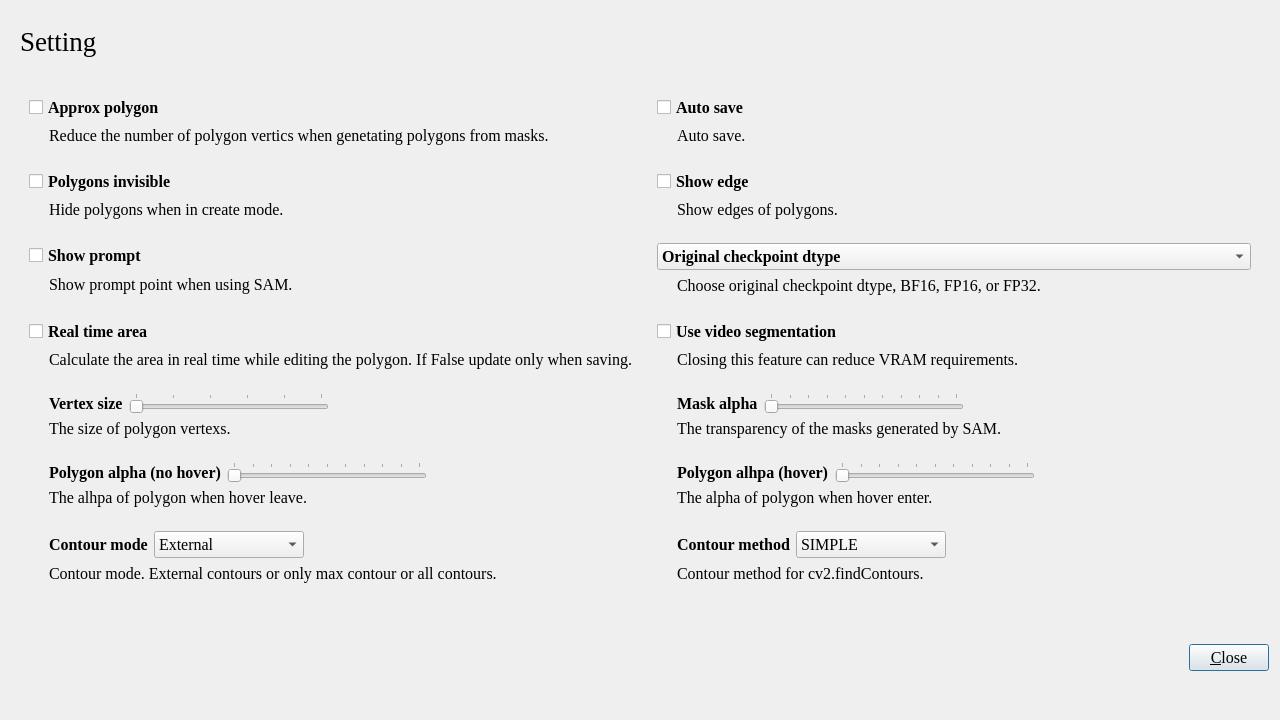
<?xml version="1.0" encoding="UTF-8"?>
<ui version="4.0">
 <class>Dialog</class>
 <widget class="QDialog" name="Dialog">
  <property name="geometry">
   <rect>
    <x>0</x>
    <y>0</y>
    <width>1280</width>
    <height>720</height>
   </rect>
  </property>
  <property name="minimumSize">
   <size>
    <width>960</width>
    <height>600</height>
   </size>
  </property>
  <property name="font">
   <font>
    <family>Times New Roman</family>
    <pointsize>12</pointsize>
   </font>
  </property>
  <property name="windowTitle">
   <string>Setting</string>
  </property>
  <layout class="QVBoxLayout" name="verticalLayout_2">
   <item>
    <widget class="QWidget" name="widget_2" native="true">
     <property name="maximumSize">
      <size>
       <width>16777215</width>
       <height>60</height>
      </size>
     </property>
     <layout class="QHBoxLayout" name="horizontalLayout">
      <item>
       <widget class="QLabel" name="label_4">
        <property name="maximumSize">
         <size>
          <width>16777215</width>
          <height>16777215</height>
         </size>
        </property>
        <property name="font">
         <font>
          <family>Times New Roman</family>
          <pointsize>20</pointsize>
         </font>
        </property>
        <property name="text">
         <string>Setting</string>
        </property>
       </widget>
      </item>
     </layout>
    </widget>
   </item>
   <item>
    <widget class="QWidget" name="widget_21" native="true">
     <property name="minimumSize">
      <size>
       <width>300</width>
       <height>300</height>
      </size>
     </property>
     <property name="font">
      <font>
       <family>Times New Roman</family>
       <pointsize>12</pointsize>
       <kerning>true</kerning>
      </font>
     </property>
     <layout class="QGridLayout" name="gridLayout">
      <property name="leftMargin">
       <number>9</number>
      </property>
      <property name="topMargin">
       <number>9</number>
      </property>
      <property name="rightMargin">
       <number>9</number>
      </property>
      <property name="bottomMargin">
       <number>9</number>
      </property>
      <item row="1" column="0">
       <widget class="QWidget" name="widget_23" native="true">
        <layout class="QVBoxLayout" name="verticalLayout_5">
         <item>
          <widget class="QCheckBox" name="checkBox_polygon_invisible">
           <property name="font">
            <font>
             <family>Times New Roman</family>
             <pointsize>12</pointsize>
             <weight>75</weight>
             <italic>false</italic>
             <bold>true</bold>
             <kerning>true</kerning>
            </font>
           </property>
           <property name="focusPolicy">
            <enum>Qt::NoFocus</enum>
           </property>
           <property name="text">
            <string>Polygons invisible</string>
           </property>
           <property name="tristate">
            <bool>false</bool>
           </property>
          </widget>
         </item>
         <item>
          <widget class="QWidget" name="widget_7" native="true">
           <layout class="QHBoxLayout" name="horizontalLayout_6">
            <property name="leftMargin">
             <number>20</number>
            </property>
            <property name="topMargin">
             <number>0</number>
            </property>
            <property name="rightMargin">
             <number>0</number>
            </property>
            <property name="bottomMargin">
             <number>0</number>
            </property>
            <item>
             <widget class="QLabel" name="label_3">
              <property name="text">
               <string>Hide polygons when in create mode.</string>
              </property>
             </widget>
            </item>
           </layout>
          </widget>
         </item>
        </layout>
       </widget>
      </item>
      <item row="7" column="0">
       <widget class="QWidget" name="widget_26" native="true">
        <layout class="QVBoxLayout" name="verticalLayout_11">
         <item>
          <widget class="QWidget" name="widget_17" native="true">
           <layout class="QHBoxLayout" name="horizontalLayout_16">
            <property name="leftMargin">
             <number>20</number>
            </property>
            <property name="topMargin">
             <number>0</number>
            </property>
            <property name="rightMargin">
             <number>0</number>
            </property>
            <property name="bottomMargin">
             <number>0</number>
            </property>
            <item>
             <widget class="QLabel" name="label_11">
              <property name="font">
               <font>
                <family>Times New Roman</family>
                <pointsize>12</pointsize>
                <weight>75</weight>
                <italic>false</italic>
                <bold>true</bold>
                <kerning>true</kerning>
               </font>
              </property>
              <property name="text">
               <string>Contour mode</string>
              </property>
             </widget>
            </item>
            <item>
             <widget class="QComboBox" name="comboBox_contour_mode">
              <property name="minimumSize">
               <size>
                <width>150</width>
                <height>0</height>
               </size>
              </property>
              <property name="focusPolicy">
               <enum>Qt::NoFocus</enum>
              </property>
              <item>
               <property name="text">
                <string>External</string>
               </property>
              </item>
              <item>
               <property name="text">
                <string>Max only</string>
               </property>
              </item>
              <item>
               <property name="text">
                <string>All</string>
               </property>
              </item>
             </widget>
            </item>
            <item>
             <spacer name="horizontalSpacer_3">
              <property name="orientation">
               <enum>Qt::Horizontal</enum>
              </property>
              <property name="sizeHint" stdset="0">
               <size>
                <width>40</width>
                <height>20</height>
               </size>
              </property>
             </spacer>
            </item>
           </layout>
          </widget>
         </item>
         <item>
          <widget class="QWidget" name="widget_18" native="true">
           <layout class="QHBoxLayout" name="horizontalLayout_17">
            <property name="leftMargin">
             <number>20</number>
            </property>
            <property name="topMargin">
             <number>0</number>
            </property>
            <property name="rightMargin">
             <number>0</number>
            </property>
            <property name="bottomMargin">
             <number>0</number>
            </property>
            <item>
             <widget class="QLabel" name="label_12">
              <property name="text">
               <string>Contour mode. External contours or only max contour or all contours.</string>
              </property>
             </widget>
            </item>
           </layout>
          </widget>
         </item>
        </layout>
       </widget>
      </item>
      <item row="2" column="0">
       <widget class="QWidget" name="widget_24" native="true">
        <layout class="QVBoxLayout" name="verticalLayout_7">
         <item>
          <widget class="QCheckBox" name="checkBox_show_prompt">
           <property name="minimumSize">
            <size>
             <width>0</width>
             <height>0</height>
            </size>
           </property>
           <property name="font">
            <font>
             <family>Times New Roman</family>
             <pointsize>12</pointsize>
             <weight>75</weight>
             <italic>false</italic>
             <bold>true</bold>
             <kerning>true</kerning>
            </font>
           </property>
           <property name="focusPolicy">
            <enum>Qt::NoFocus</enum>
           </property>
           <property name="text">
            <string>Show prompt</string>
           </property>
          </widget>
         </item>
         <item>
          <widget class="QWidget" name="widget_5" native="true">
           <layout class="QHBoxLayout" name="horizontalLayout_4">
            <property name="leftMargin">
             <number>20</number>
            </property>
            <property name="topMargin">
             <number>0</number>
            </property>
            <property name="rightMargin">
             <number>0</number>
            </property>
            <property name="bottomMargin">
             <number>0</number>
            </property>
            <item>
             <widget class="QLabel" name="label_7">
              <property name="text">
               <string>Show prompt point when using SAM.</string>
              </property>
             </widget>
            </item>
           </layout>
          </widget>
         </item>
        </layout>
       </widget>
      </item>
      <item row="0" column="1">
       <widget class="QWidget" name="widget_27" native="true">
        <layout class="QVBoxLayout" name="verticalLayout_4">
         <item>
          <widget class="QCheckBox" name="checkBox_auto_save">
           <property name="font">
            <font>
             <family>Times New Roman</family>
             <pointsize>12</pointsize>
             <weight>75</weight>
             <italic>false</italic>
             <bold>true</bold>
             <kerning>true</kerning>
            </font>
           </property>
           <property name="focusPolicy">
            <enum>Qt::NoFocus</enum>
           </property>
           <property name="text">
            <string>Auto save</string>
           </property>
          </widget>
         </item>
         <item>
          <widget class="QWidget" name="widget_19" native="true">
           <layout class="QHBoxLayout" name="horizontalLayout_18">
            <property name="leftMargin">
             <number>20</number>
            </property>
            <property name="topMargin">
             <number>0</number>
            </property>
            <property name="rightMargin">
             <number>0</number>
            </property>
            <property name="bottomMargin">
             <number>0</number>
            </property>
            <item>
             <widget class="QLabel" name="label_13">
              <property name="text">
               <string>Auto save.</string>
              </property>
             </widget>
            </item>
           </layout>
          </widget>
         </item>
        </layout>
       </widget>
      </item>
      <item row="4" column="0">
       <widget class="QWidget" name="widget_30" native="true">
        <layout class="QVBoxLayout" name="verticalLayout_10">
         <item>
          <widget class="QWidget" name="widget_15" native="true">
           <layout class="QHBoxLayout" name="horizontalLayout_14">
            <property name="leftMargin">
             <number>20</number>
            </property>
            <property name="topMargin">
             <number>0</number>
            </property>
            <property name="rightMargin">
             <number>0</number>
            </property>
            <property name="bottomMargin">
             <number>0</number>
            </property>
            <item>
             <widget class="QLabel" name="label_9">
              <property name="font">
               <font>
                <family>Times New Roman</family>
                <pointsize>12</pointsize>
                <weight>75</weight>
                <italic>false</italic>
                <bold>true</bold>
                <kerning>true</kerning>
               </font>
              </property>
              <property name="text">
               <string>Vertex size</string>
              </property>
             </widget>
            </item>
            <item>
             <widget class="QSlider" name="horizontalSlider_vertex_size">
              <property name="minimumSize">
               <size>
                <width>200</width>
                <height>0</height>
               </size>
              </property>
              <property name="maximumSize">
               <size>
                <width>200</width>
                <height>16777215</height>
               </size>
              </property>
              <property name="focusPolicy">
               <enum>Qt::NoFocus</enum>
              </property>
              <property name="maximum">
               <number>5</number>
              </property>
              <property name="pageStep">
               <number>1</number>
              </property>
              <property name="tracking">
               <bool>true</bool>
              </property>
              <property name="orientation">
               <enum>Qt::Horizontal</enum>
              </property>
              <property name="tickPosition">
               <enum>QSlider::TicksAbove</enum>
              </property>
             </widget>
            </item>
            <item>
             <widget class="QLabel" name="label_vertex_size">
              <property name="text">
               <string/>
              </property>
             </widget>
            </item>
            <item>
             <spacer name="horizontalSpacer_2">
              <property name="orientation">
               <enum>Qt::Horizontal</enum>
              </property>
              <property name="sizeHint" stdset="0">
               <size>
                <width>40</width>
                <height>20</height>
               </size>
              </property>
             </spacer>
            </item>
           </layout>
          </widget>
         </item>
         <item>
          <widget class="QWidget" name="widget_16" native="true">
           <layout class="QHBoxLayout" name="horizontalLayout_15">
            <property name="leftMargin">
             <number>20</number>
            </property>
            <property name="topMargin">
             <number>0</number>
            </property>
            <property name="rightMargin">
             <number>0</number>
            </property>
            <property name="bottomMargin">
             <number>0</number>
            </property>
            <item>
             <widget class="QLabel" name="label_10">
              <property name="text">
               <string>The size of polygon vertexs.</string>
              </property>
              <property name="margin">
               <number>0</number>
              </property>
             </widget>
            </item>
           </layout>
          </widget>
         </item>
        </layout>
       </widget>
      </item>
      <item row="3" column="0">
       <widget class="QWidget" name="widget_31" native="true">
        <layout class="QVBoxLayout" name="verticalLayout">
         <item>
          <widget class="QCheckBox" name="checkBox_real_time_area">
           <property name="font">
            <font>
             <family>Times New Roman</family>
             <pointsize>12</pointsize>
             <weight>75</weight>
             <bold>true</bold>
             <kerning>true</kerning>
            </font>
           </property>
           <property name="focusPolicy">
            <enum>Qt::NoFocus</enum>
           </property>
           <property name="text">
            <string>Real time area</string>
           </property>
          </widget>
         </item>
         <item>
          <widget class="QWidget" name="widget_9" native="true">
           <layout class="QHBoxLayout" name="horizontalLayout_9">
            <property name="leftMargin">
             <number>20</number>
            </property>
            <property name="topMargin">
             <number>0</number>
            </property>
            <property name="rightMargin">
             <number>0</number>
            </property>
            <property name="bottomMargin">
             <number>0</number>
            </property>
            <item>
             <widget class="QLabel" name="label_14">
              <property name="text">
               <string>Calculate the area in real time while editing the polygon. If False update only when saving.</string>
              </property>
             </widget>
            </item>
           </layout>
          </widget>
         </item>
        </layout>
       </widget>
      </item>
      <item row="2" column="1">
       <widget class="QWidget" name="widget_29" native="true">
        <layout class="QVBoxLayout" name="verticalLayout_8">
         <item>
          <widget class="QComboBox" name="comboBox_sam_precision">
           <property name="minimumSize">
            <size>
             <width>0</width>
             <height>0</height>
            </size>
           </property>
           <property name="font">
            <font>
             <family>Times New Roman</family>
             <pointsize>12</pointsize>
             <weight>75</weight>
             <italic>false</italic>
             <bold>true</bold>
             <kerning>true</kerning>
            </font>
           </property>
           <property name="focusPolicy">
            <enum>Qt::NoFocus</enum>
           </property>
           <item>
            <property name="text">
             <string>Original checkpoint dtype</string>
            </property>
           </item>
           <item>
            <property name="text">
             <string>BF16</string>
            </property>
           </item>
           <item>
            <property name="text">
             <string>FP16</string>
            </property>
           </item>
           <item>
            <property name="text">
             <string>FP32</string>
            </property>
           </item>
          </widget>
         </item>
         <item>
          <widget class="QWidget" name="widget_3" native="true">
           <layout class="QHBoxLayout" name="horizontalLayout_2">
            <property name="leftMargin">
             <number>20</number>
            </property>
            <property name="topMargin">
             <number>0</number>
            </property>
            <property name="rightMargin">
             <number>0</number>
            </property>
            <property name="bottomMargin">
             <number>0</number>
            </property>
            <item>
             <widget class="QLabel" name="label_5">
              <property name="text">
                <string>Choose original checkpoint dtype, BF16, FP16, or FP32.</string>
              </property>
             </widget>
            </item>
           </layout>
          </widget>
         </item>
        </layout>
       </widget>
      </item>
      <item row="6" column="0">
       <widget class="QWidget" name="widget_11" native="true">
        <layout class="QVBoxLayout" name="verticalLayout_13">
         <item>
          <widget class="QWidget" name="widget_20" native="true">
           <layout class="QHBoxLayout" name="horizontalLayout_19">
            <property name="leftMargin">
             <number>20</number>
            </property>
            <property name="topMargin">
             <number>0</number>
            </property>
            <property name="rightMargin">
             <number>0</number>
            </property>
            <property name="bottomMargin">
             <number>0</number>
            </property>
            <item>
             <widget class="QLabel" name="label_21">
              <property name="font">
               <font>
                <family>Times New Roman</family>
                <pointsize>12</pointsize>
                <weight>75</weight>
                <bold>true</bold>
                <kerning>true</kerning>
               </font>
              </property>
              <property name="text">
               <string>Polygon alpha (no hover)</string>
              </property>
             </widget>
            </item>
            <item>
             <widget class="QSlider" name="horizontalSlider_polygon_alpha_no_hover">
              <property name="minimumSize">
               <size>
                <width>200</width>
                <height>0</height>
               </size>
              </property>
              <property name="maximumSize">
               <size>
                <width>200</width>
                <height>16777215</height>
               </size>
              </property>
              <property name="focusPolicy">
               <enum>Qt::NoFocus</enum>
              </property>
              <property name="maximum">
               <number>10</number>
              </property>
              <property name="pageStep">
               <number>1</number>
              </property>
              <property name="orientation">
               <enum>Qt::Horizontal</enum>
              </property>
              <property name="tickPosition">
               <enum>QSlider::TicksAbove</enum>
              </property>
             </widget>
            </item>
            <item>
             <widget class="QLabel" name="label_polygon_alpha_no_hover">
              <property name="text">
               <string/>
              </property>
             </widget>
            </item>
            <item>
             <spacer name="horizontalSpacer_7">
              <property name="orientation">
               <enum>Qt::Horizontal</enum>
              </property>
              <property name="sizeHint" stdset="0">
               <size>
                <width>204</width>
                <height>20</height>
               </size>
              </property>
             </spacer>
            </item>
           </layout>
          </widget>
         </item>
         <item>
          <widget class="QWidget" name="widget_32" native="true">
           <layout class="QHBoxLayout" name="horizontalLayout_12">
            <property name="leftMargin">
             <number>20</number>
            </property>
            <property name="topMargin">
             <number>0</number>
            </property>
            <property name="rightMargin">
             <number>0</number>
            </property>
            <property name="bottomMargin">
             <number>0</number>
            </property>
            <item>
             <widget class="QLabel" name="label_20">
              <property name="text">
               <string>The alhpa of polygon when hover leave.</string>
              </property>
             </widget>
            </item>
           </layout>
          </widget>
         </item>
        </layout>
       </widget>
      </item>
      <item row="1" column="1">
       <widget class="QWidget" name="widget_28" native="true">
        <layout class="QVBoxLayout" name="verticalLayout_6">
         <item>
          <widget class="QCheckBox" name="checkBox_show_edge">
           <property name="minimumSize">
            <size>
             <width>0</width>
             <height>0</height>
            </size>
           </property>
           <property name="font">
            <font>
             <family>Times New Roman</family>
             <pointsize>12</pointsize>
             <weight>75</weight>
             <italic>false</italic>
             <bold>true</bold>
             <kerning>true</kerning>
            </font>
           </property>
           <property name="focusPolicy">
            <enum>Qt::NoFocus</enum>
           </property>
           <property name="text">
            <string>Show edge</string>
           </property>
          </widget>
         </item>
         <item>
          <widget class="QWidget" name="widget_6" native="true">
           <layout class="QHBoxLayout" name="horizontalLayout_3">
            <property name="leftMargin">
             <number>20</number>
            </property>
            <property name="topMargin">
             <number>0</number>
            </property>
            <property name="rightMargin">
             <number>0</number>
            </property>
            <property name="bottomMargin">
             <number>0</number>
            </property>
            <item>
             <widget class="QLabel" name="label_2">
              <property name="text">
               <string>Show edges of polygons.</string>
              </property>
             </widget>
            </item>
           </layout>
          </widget>
         </item>
        </layout>
       </widget>
      </item>
      <item row="0" column="0">
       <widget class="QWidget" name="widget_22" native="true">
        <layout class="QVBoxLayout" name="verticalLayout_3">
         <item>
          <widget class="QCheckBox" name="checkBox_approx_polygon">
           <property name="minimumSize">
            <size>
             <width>0</width>
             <height>0</height>
            </size>
           </property>
           <property name="font">
            <font>
             <family>Times New Roman</family>
             <pointsize>12</pointsize>
             <weight>75</weight>
             <italic>false</italic>
             <bold>true</bold>
             <kerning>true</kerning>
            </font>
           </property>
           <property name="focusPolicy">
            <enum>Qt::NoFocus</enum>
           </property>
           <property name="text">
            <string>Approx polygon</string>
           </property>
          </widget>
         </item>
         <item>
          <widget class="QWidget" name="widget_4" native="true">
           <layout class="QHBoxLayout" name="horizontalLayout_5">
            <property name="leftMargin">
             <number>20</number>
            </property>
            <property name="topMargin">
             <number>0</number>
            </property>
            <property name="rightMargin">
             <number>0</number>
            </property>
            <property name="bottomMargin">
             <number>0</number>
            </property>
            <item>
             <widget class="QLabel" name="label">
              <property name="text">
               <string>Reduce the number of polygon vertics when genetating polygons from masks.</string>
              </property>
             </widget>
            </item>
           </layout>
          </widget>
         </item>
        </layout>
       </widget>
      </item>
      <item row="7" column="1">
       <widget class="QWidget" name="widget_33" native="true">
        <layout class="QVBoxLayout" name="verticalLayout_14">
         <item>
          <widget class="QWidget" name="widget_34" native="true">
           <layout class="QHBoxLayout" name="horizontalLayout_20">
            <property name="leftMargin">
             <number>20</number>
            </property>
            <property name="topMargin">
             <number>0</number>
            </property>
            <property name="rightMargin">
             <number>0</number>
            </property>
            <property name="bottomMargin">
             <number>0</number>
            </property>
            <item>
             <widget class="QLabel" name="label_17">
              <property name="font">
               <font>
                <family>Times New Roman</family>
                <pointsize>12</pointsize>
                <weight>75</weight>
                <bold>true</bold>
                <kerning>true</kerning>
               </font>
              </property>
              <property name="text">
               <string>Contour method</string>
              </property>
             </widget>
            </item>
            <item>
             <widget class="QComboBox" name="comboBox_contour_method">
              <property name="minimumSize">
               <size>
                <width>150</width>
                <height>0</height>
               </size>
              </property>
              <property name="focusPolicy">
               <enum>Qt::NoFocus</enum>
              </property>
              <property name="currentIndex">
               <number>0</number>
              </property>
              <item>
               <property name="text">
                <string>SIMPLE</string>
               </property>
              </item>
              <item>
               <property name="text">
                <string>TC89_KCOS</string>
               </property>
              </item>
              <item>
               <property name="text">
                <string>NONE</string>
               </property>
              </item>
             </widget>
            </item>
            <item>
             <spacer name="horizontalSpacer_6">
              <property name="orientation">
               <enum>Qt::Horizontal</enum>
              </property>
              <property name="sizeHint" stdset="0">
               <size>
                <width>199</width>
                <height>20</height>
               </size>
              </property>
             </spacer>
            </item>
           </layout>
          </widget>
         </item>
         <item>
          <widget class="QWidget" name="widget_35" native="true">
           <layout class="QHBoxLayout" name="horizontalLayout_21">
            <property name="leftMargin">
             <number>20</number>
            </property>
            <property name="topMargin">
             <number>0</number>
            </property>
            <property name="rightMargin">
             <number>0</number>
            </property>
            <property name="bottomMargin">
             <number>0</number>
            </property>
            <item>
             <widget class="QLabel" name="label_16">
              <property name="text">
               <string>Contour method for cv2.findContours.</string>
              </property>
             </widget>
            </item>
           </layout>
          </widget>
         </item>
        </layout>
       </widget>
      </item>
      <item row="6" column="1">
       <widget class="QWidget" name="widget_10" native="true">
        <layout class="QVBoxLayout" name="verticalLayout_12">
         <item>
          <widget class="QWidget" name="widget_12" native="true">
           <layout class="QHBoxLayout" name="horizontalLayout_10">
            <property name="leftMargin">
             <number>20</number>
            </property>
            <property name="topMargin">
             <number>0</number>
            </property>
            <property name="rightMargin">
             <number>0</number>
            </property>
            <property name="bottomMargin">
             <number>0</number>
            </property>
            <item>
             <widget class="QLabel" name="label_15">
              <property name="font">
               <font>
                <family>Times New Roman</family>
                <pointsize>12</pointsize>
                <weight>75</weight>
                <bold>true</bold>
                <kerning>true</kerning>
               </font>
              </property>
              <property name="text">
               <string>Polygon alhpa (hover)</string>
              </property>
             </widget>
            </item>
            <item>
             <widget class="QSlider" name="horizontalSlider_polygon_alpha_hover">
              <property name="minimumSize">
               <size>
                <width>200</width>
                <height>0</height>
               </size>
              </property>
              <property name="maximumSize">
               <size>
                <width>200</width>
                <height>16777215</height>
               </size>
              </property>
              <property name="focusPolicy">
               <enum>Qt::NoFocus</enum>
              </property>
              <property name="maximum">
               <number>10</number>
              </property>
              <property name="pageStep">
               <number>1</number>
              </property>
              <property name="orientation">
               <enum>Qt::Horizontal</enum>
              </property>
              <property name="tickPosition">
               <enum>QSlider::TicksAbove</enum>
              </property>
             </widget>
            </item>
            <item>
             <widget class="QLabel" name="label_polygon_alpha_hover">
              <property name="text">
               <string/>
              </property>
             </widget>
            </item>
            <item>
             <spacer name="horizontalSpacer_5">
              <property name="orientation">
               <enum>Qt::Horizontal</enum>
              </property>
              <property name="sizeHint" stdset="0">
               <size>
                <width>216</width>
                <height>20</height>
               </size>
              </property>
             </spacer>
            </item>
           </layout>
          </widget>
         </item>
         <item>
          <widget class="QWidget" name="widget_13" native="true">
           <layout class="QHBoxLayout" name="horizontalLayout_11">
            <property name="leftMargin">
             <number>20</number>
            </property>
            <property name="topMargin">
             <number>0</number>
            </property>
            <property name="rightMargin">
             <number>0</number>
            </property>
            <property name="bottomMargin">
             <number>0</number>
            </property>
            <item>
             <widget class="QLabel" name="label_19">
              <property name="text">
               <string>The alpha of polygon when hover enter.</string>
              </property>
             </widget>
            </item>
           </layout>
          </widget>
         </item>
        </layout>
       </widget>
      </item>
      <item row="4" column="1">
       <widget class="QWidget" name="widget_25" native="true">
        <layout class="QVBoxLayout" name="verticalLayout_9">
         <item>
          <widget class="QWidget" name="widget_8" native="true">
           <layout class="QHBoxLayout" name="horizontalLayout_7">
            <property name="leftMargin">
             <number>20</number>
            </property>
            <property name="topMargin">
             <number>0</number>
            </property>
            <property name="rightMargin">
             <number>0</number>
            </property>
            <property name="bottomMargin">
             <number>0</number>
            </property>
            <item>
             <widget class="QLabel" name="label_6">
              <property name="font">
               <font>
                <family>Times New Roman</family>
                <pointsize>12</pointsize>
                <weight>75</weight>
                <italic>false</italic>
                <bold>true</bold>
                <kerning>true</kerning>
               </font>
              </property>
              <property name="text">
               <string>Mask alpha</string>
              </property>
             </widget>
            </item>
            <item>
             <widget class="QSlider" name="horizontalSlider_mask_alpha">
              <property name="minimumSize">
               <size>
                <width>200</width>
                <height>0</height>
               </size>
              </property>
              <property name="maximumSize">
               <size>
                <width>200</width>
                <height>16777215</height>
               </size>
              </property>
              <property name="focusPolicy">
               <enum>Qt::NoFocus</enum>
              </property>
              <property name="maximum">
               <number>10</number>
              </property>
              <property name="pageStep">
               <number>1</number>
              </property>
              <property name="orientation">
               <enum>Qt::Horizontal</enum>
              </property>
              <property name="invertedAppearance">
               <bool>false</bool>
              </property>
              <property name="invertedControls">
               <bool>false</bool>
              </property>
              <property name="tickPosition">
               <enum>QSlider::TicksAbove</enum>
              </property>
             </widget>
            </item>
            <item>
             <widget class="QLabel" name="label_mask_alpha">
              <property name="text">
               <string/>
              </property>
             </widget>
            </item>
            <item>
             <spacer name="horizontalSpacer">
              <property name="orientation">
               <enum>Qt::Horizontal</enum>
              </property>
              <property name="sizeHint" stdset="0">
               <size>
                <width>40</width>
                <height>20</height>
               </size>
              </property>
             </spacer>
            </item>
           </layout>
          </widget>
         </item>
         <item>
          <widget class="QWidget" name="widget_14" native="true">
           <layout class="QHBoxLayout" name="horizontalLayout_13">
            <property name="leftMargin">
             <number>20</number>
            </property>
            <property name="topMargin">
             <number>0</number>
            </property>
            <property name="rightMargin">
             <number>0</number>
            </property>
            <property name="bottomMargin">
             <number>0</number>
            </property>
            <item>
             <widget class="QLabel" name="label_8">
              <property name="text">
               <string>The transparency of the masks generated by SAM.</string>
              </property>
             </widget>
            </item>
           </layout>
          </widget>
         </item>
        </layout>
       </widget>
      </item>
      <item row="3" column="1">
       <widget class="QWidget" name="widget_36" native="true">
        <layout class="QVBoxLayout" name="verticalLayout_15">
         <item>
          <widget class="QCheckBox" name="checkBox_use_video_segmentation">
           <property name="font">
            <font>
             <family>Times New Roman</family>
             <pointsize>12</pointsize>
             <weight>75</weight>
             <bold>true</bold>
             <kerning>true</kerning>
            </font>
           </property>
           <property name="focusPolicy">
            <enum>Qt::NoFocus</enum>
           </property>
           <property name="text">
            <string>Use video segmentation</string>
           </property>
          </widget>
         </item>
         <item>
          <widget class="QWidget" name="widget_38" native="true">
           <layout class="QHBoxLayout" name="horizontalLayout_23">
            <property name="leftMargin">
             <number>20</number>
            </property>
            <property name="topMargin">
             <number>0</number>
            </property>
            <property name="rightMargin">
             <number>0</number>
            </property>
            <property name="bottomMargin">
             <number>0</number>
            </property>
            <item>
             <widget class="QLabel" name="label_18">
              <property name="text">
               <string>Closing this feature can reduce VRAM requirements.</string>
              </property>
             </widget>
            </item>
           </layout>
          </widget>
         </item>
        </layout>
       </widget>
      </item>
     </layout>
    </widget>
   </item>
   <item>
    <widget class="QWidget" name="widget" native="true">
     <property name="maximumSize">
      <size>
       <width>16777215</width>
       <height>16777215</height>
      </size>
     </property>
     <layout class="QHBoxLayout" name="horizontalLayout_8">
      <property name="leftMargin">
       <number>0</number>
      </property>
      <property name="topMargin">
       <number>0</number>
      </property>
      <property name="rightMargin">
       <number>0</number>
      </property>
      <property name="bottomMargin">
       <number>0</number>
      </property>
      <item>
       <spacer name="horizontalSpacer_4">
        <property name="orientation">
         <enum>Qt::Horizontal</enum>
        </property>
        <property name="sizeHint" stdset="0">
         <size>
          <width>1173</width>
          <height>20</height>
         </size>
        </property>
       </spacer>
      </item>
      <item>
       <widget class="QPushButton" name="pushButton_close">
        <property name="text">
         <string>&amp;Close</string>
        </property>
       </widget>
      </item>
     </layout>
    </widget>
   </item>
  </layout>
 </widget>
 <resources/>
 <connections/>
</ui>
